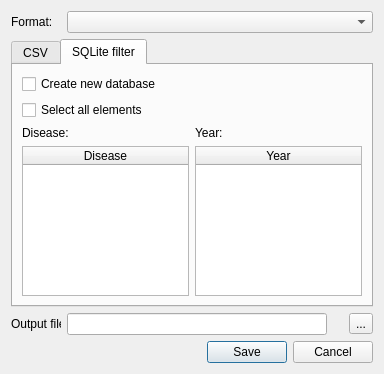
<?xml version="1.0" encoding="UTF-8"?>
<ui version="4.0">
 <class>Dialog</class>
 <widget class="QDialog" name="Dialog">
  <property name="geometry">
   <rect>
    <x>0</x>
    <y>0</y>
    <width>384</width>
    <height>374</height>
   </rect>
  </property>
  <property name="windowTitle">
   <string>Dialog</string>
  </property>
  <layout class="QGridLayout" name="gridLayout_2">
   <item row="0" column="0">
    <widget class="QLabel" name="label_format">
     <property name="text">
      <string>Format:</string>
     </property>
    </widget>
   </item>
   <item row="1" column="0" colspan="4">
    <widget class="QTabWidget" name="CreateSQLliteDatabase">
     <property name="currentIndex">
      <number>1</number>
     </property>
     <widget class="QWidget" name="tab_csv">
      <attribute name="title">
       <string>CSV</string>
      </attribute>
      <layout class="QGridLayout" name="gridLayout_6">
       <item row="0" column="0">
        <layout class="QGridLayout" name="gridLayout">
         <item row="0" column="0">
          <widget class="QLabel" name="label_separator">
           <property name="text">
            <string>Separator:</string>
           </property>
          </widget>
         </item>
         <item row="0" column="1">
          <widget class="QComboBox" name="comboBox_separator">
           <property name="editable">
            <bool>true</bool>
           </property>
          </widget>
         </item>
         <item row="1" column="0" colspan="2">
          <widget class="QCheckBox" name="checkBox_wkt">
           <property name="layoutDirection">
            <enum>Qt::LeftToRight</enum>
           </property>
           <property name="text">
            <string>Export geometry as WKT</string>
           </property>
           <property name="checked">
            <bool>true</bool>
           </property>
          </widget>
         </item>
        </layout>
       </item>
      </layout>
     </widget>
     <widget class="QWidget" name="tab_sqlite">
      <attribute name="title">
       <string>SQLite filter</string>
      </attribute>
      <layout class="QGridLayout" name="gridLayout_3">
       <item row="3" column="0">
        <widget class="QTableWidget" name="tableWidget_disease">
         <property name="editTriggers">
          <set>QAbstractItemView::NoEditTriggers</set>
         </property>
         <property name="selectionMode">
          <enum>QAbstractItemView::MultiSelection</enum>
         </property>
         <property name="selectionBehavior">
          <enum>QAbstractItemView::SelectRows</enum>
         </property>
         <property name="sortingEnabled">
          <bool>true</bool>
         </property>
         <attribute name="horizontalHeaderShowSortIndicator" stdset="0">
          <bool>true</bool>
         </attribute>
         <attribute name="horizontalHeaderStretchLastSection">
          <bool>true</bool>
         </attribute>
         <attribute name="verticalHeaderVisible">
          <bool>false</bool>
         </attribute>
         <attribute name="verticalHeaderStretchLastSection">
          <bool>false</bool>
         </attribute>
         <column>
          <property name="text">
           <string>Disease</string>
          </property>
         </column>
        </widget>
       </item>
       <item row="1" column="0">
        <widget class="QCheckBox" name="checkBox_selection">
         <property name="text">
          <string>Select all elements</string>
         </property>
        </widget>
       </item>
       <item row="3" column="1">
        <widget class="QTableWidget" name="tableWidget_year">
         <property name="editTriggers">
          <set>QAbstractItemView::NoEditTriggers</set>
         </property>
         <property name="selectionMode">
          <enum>QAbstractItemView::MultiSelection</enum>
         </property>
         <property name="selectionBehavior">
          <enum>QAbstractItemView::SelectRows</enum>
         </property>
         <property name="sortingEnabled">
          <bool>true</bool>
         </property>
         <attribute name="horizontalHeaderShowSortIndicator" stdset="0">
          <bool>true</bool>
         </attribute>
         <attribute name="horizontalHeaderStretchLastSection">
          <bool>true</bool>
         </attribute>
         <attribute name="verticalHeaderVisible">
          <bool>false</bool>
         </attribute>
         <attribute name="verticalHeaderStretchLastSection">
          <bool>false</bool>
         </attribute>
         <column>
          <property name="text">
           <string>Year</string>
          </property>
         </column>
        </widget>
       </item>
       <item row="2" column="1">
        <widget class="QLabel" name="label_year">
         <property name="text">
          <string>Year:</string>
         </property>
        </widget>
       </item>
       <item row="2" column="0">
        <widget class="QLabel" name="label_disease">
         <property name="text">
          <string>Disease:</string>
         </property>
        </widget>
       </item>
       <item row="0" column="0">
        <widget class="QCheckBox" name="checkBox_newdb">
         <property name="text">
          <string>Create new database</string>
         </property>
        </widget>
       </item>
      </layout>
     </widget>
    </widget>
   </item>
   <item row="2" column="0">
    <widget class="QLabel" name="label_output">
     <property name="maximumSize">
      <size>
       <width>50</width>
       <height>16777215</height>
      </size>
     </property>
     <property name="text">
      <string>Output file:</string>
     </property>
    </widget>
   </item>
   <item row="2" column="1" colspan="2">
    <widget class="QLineEdit" name="lineEdit_output">
     <property name="minimumSize">
      <size>
       <width>260</width>
       <height>0</height>
      </size>
     </property>
     <property name="maximumSize">
      <size>
       <width>260</width>
       <height>16777215</height>
      </size>
     </property>
     <property name="readOnly">
      <bool>true</bool>
     </property>
    </widget>
   </item>
   <item row="2" column="3">
    <widget class="QToolButton" name="toolButton_fileDialog">
     <property name="text">
      <string>...</string>
     </property>
    </widget>
   </item>
   <item row="3" column="2" colspan="2">
    <widget class="QDialogButtonBox" name="buttonBox">
     <property name="orientation">
      <enum>Qt::Horizontal</enum>
     </property>
     <property name="standardButtons">
      <set>QDialogButtonBox::Cancel|QDialogButtonBox::Save</set>
     </property>
    </widget>
   </item>
   <item row="0" column="1" colspan="3">
    <widget class="QComboBox" name="comboBox_format"/>
   </item>
  </layout>
 </widget>
 <resources/>
 <connections>
  <connection>
   <sender>buttonBox</sender>
   <signal>accepted()</signal>
   <receiver>Dialog</receiver>
   <slot>accept()</slot>
   <hints>
    <hint type="sourcelabel">
     <x>248</x>
     <y>254</y>
    </hint>
    <hint type="destinationlabel">
     <x>157</x>
     <y>274</y>
    </hint>
   </hints>
  </connection>
  <connection>
   <sender>buttonBox</sender>
   <signal>rejected()</signal>
   <receiver>Dialog</receiver>
   <slot>reject()</slot>
   <hints>
    <hint type="sourcelabel">
     <x>316</x>
     <y>260</y>
    </hint>
    <hint type="destinationlabel">
     <x>286</x>
     <y>274</y>
    </hint>
   </hints>
  </connection>
 </connections>
</ui>
